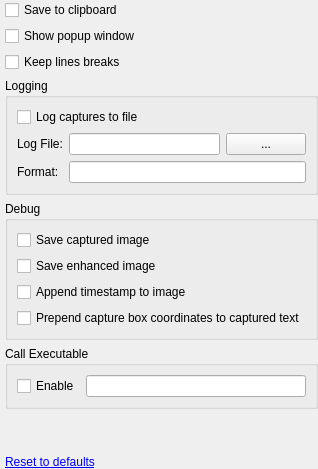
     <widget class="QWidget" name="tabOutput">
      <layout class="QGridLayout" name="gridLayout_13">
       <property name="leftMargin">
        <number>5</number>
       </property>
       <property name="topMargin">
        <number>0</number>
       </property>
       <property name="rightMargin">
        <number>0</number>
       </property>
       <property name="bottomMargin">
        <number>0</number>
       </property>
       <property name="horizontalSpacing">
        <number>0</number>
       </property>
       <item row="0" column="0">
        <widget class="QCheckBox" name="checkBoxOutputClipboard">
         <property name="toolTip">
          <string>&lt;html&gt;&lt;head/&gt;&lt;body&gt;&lt;p&gt;Copy the text that has been OCR'd to the clipboard.&lt;/p&gt;&lt;/body&gt;&lt;/html&gt;</string>
         </property>
         <property name="text">
          <string>Save to clipboard</string>
         </property>
        </widget>
       </item>
       <item row="2" column="0">
        <widget class="QCheckBox" name="checkBoxOutputKeepLineBreaks">
         <property name="toolTip">
          <string>&lt;html&gt;&lt;head/&gt;&lt;body&gt;&lt;p&gt;Check this option if you don't want carriage returns and line feeds to be stripped from the captured text.&lt;/p&gt;&lt;/body&gt;&lt;/html&gt;</string>
         </property>
         <property name="text">
          <string>Keep lines breaks</string>
         </property>
        </widget>
       </item>
       <item row="1" column="0">
        <widget class="QCheckBox" name="checkBoxOutputShowPopup">
         <property name="toolTip">
          <string>Popup a window that shows the OCR'd text.</string>
         </property>
         <property name="text">
          <string>Show popup window</string>
         </property>
        </widget>
       </item>
       <item row="7" column="0">
        <widget class="QLabel" name="labelOutputReset">
         <property name="text">
          <string>&lt;a href=&quot;none&quot;&gt;Reset to defaults&lt;/a&gt;</string>
         </property>
        </widget>
       </item>
       <item row="3" column="0">
        <widget class="QGroupBox" name="groupBoxLogging">
         <property name="title">
          <string>Logging</string>
         </property>
         <layout class="QGridLayout" name="gridLayout_8">
          <item row="0" column="0" colspan="2">
           <widget class="QCheckBox" name="checkBoxOutputLoggingEnable">
            <property name="toolTip">
             <string>Log all OCR captures to the provided file.</string>
            </property>
            <property name="text">
             <string>Log captures to file</string>
            </property>
           </widget>
          </item>
          <item row="1" column="0">
           <widget class="QLabel" name="label_2">
            <property name="toolTip">
             <string>File to use for logging OCR captures.</string>
            </property>
            <property name="text">
             <string>Log File:</string>
            </property>
           </widget>
          </item>
          <item row="1" column="1">
           <widget class="QLineEdit" name="lineEditOutputLoggingFile"/>
          </item>
          <item row="1" column="2">
           <widget class="QPushButton" name="pushButtonOutputLoggingFile">
            <property name="text">
             <string>...</string>
            </property>
           </widget>
          </item>
          <item row="2" column="0">
           <widget class="QLabel" name="label_3">
            <property name="toolTip">
             <string>&lt;html&gt;&lt;head/&gt;&lt;body&gt;
Format to use when adding lines to the log file.
&lt;br/&gt;&lt;br/&gt;
You may include the following tokens:&lt;br/&gt;
${capture}&lt;br/&gt;
${linebreak}&lt;br/&gt;
${tab}&lt;br/&gt;
${timestamp}&lt;br/&gt;
${translation}
&lt;br/&gt;&lt;br/&gt;
Example showing timestamp followed by a tab followed by the captured OCR text followed by a linebreak:&lt;br/&gt;
${timestamp}${tab}${capture}${linebreak}
&lt;br/&gt;&lt;br/&gt;
Example showing how to separate lines with dashes:&lt;br/&gt;
${capture}${linebreak}-----------${linebreak}
&lt;/body&gt;&lt;/html&gt;</string>
            </property>
            <property name="text">
             <string>Format:</string>
            </property>
           </widget>
          </item>
          <item row="2" column="1" colspan="2">
           <widget class="QLineEdit" name="lineEditOutputLoggingFormat"/>
          </item>
         </layout>
        </widget>
       </item>
       <item row="4" column="0">
        <widget class="QGroupBox" name="groupBoxOutputDebug">
         <property name="sizePolicy">
          <sizepolicy hsizetype="Preferred" vsizetype="Preferred">
           <horstretch>0</horstretch>
           <verstretch>0</verstretch>
          </sizepolicy>
         </property>
         <property name="title">
          <string>Debug</string>
         </property>
         <layout class="QFormLayout" name="formLayout">
          <item row="0" column="0">
           <widget class="QCheckBox" name="checkBoxDebugSaveCapturedImage">
            <property name="toolTip">
             <string>&lt;html&gt;&lt;head/&gt;&lt;body&gt;&lt;p&gt;Save original captured image before it is enhanced.&lt;/p&gt;&lt;p&gt;A file named &amp;quot;debug_capture.png&amp;quot; will be placed in the same directory as the executable.&lt;/p&gt;&lt;/body&gt;&lt;/html&gt;</string>
            </property>
            <property name="text">
             <string>Save captured image</string>
            </property>
           </widget>
          </item>
          <item row="2" column="0">
           <widget class="QCheckBox" name="checkBoxDebugSaveEnhancedImage">
            <property name="toolTip">
             <string>&lt;html&gt;&lt;head/&gt;&lt;body&gt;&lt;p&gt;Save enhanced image that is sent to the OCR engine.&lt;/p&gt;&lt;p&gt;A file named &amp;quot;debug_enhanced.png&amp;quot; will be placed in the same directory as the executable.&lt;/p&gt;&lt;/body&gt;&lt;/html&gt;</string>
            </property>
            <property name="text">
             <string>Save enhanced image</string>
            </property>
           </widget>
          </item>
          <item row="4" column="0">
           <widget class="QCheckBox" name="checkBoxDebugPrependCoords">
            <property name="toolTip">
             <string>&lt;html&gt;&lt;head/&gt;&lt;body&gt;&lt;p&gt;Add the capture box coordinates to the beginning of the captured text.&lt;/p&gt;&lt;p&gt;These coordinates may be used with the &amp;quot;--screen-rect&amp;quot; command line option.&lt;/p&gt;&lt;p&gt;Format: (x1 y1 x2 y2) &amp;lt;captured text&amp;gt;&lt;/p&gt;&lt;/body&gt;&lt;/html&gt;</string>
            </property>
            <property name="text">
             <string>Prepend capture box coordinates to captured text</string>
            </property>
           </widget>
          </item>
          <item row="3" column="0">
           <widget class="QCheckBox" name="checkBoxDebugAppendTimestampToImage">
            <property name="toolTip">
             <string>Append a timestamp to the debug images.</string>
            </property>
            <property name="text">
             <string>Append timestamp to image</string>
            </property>
           </widget>
          </item>
         </layout>
        </widget>
       </item>
       <item row="5" column="0">
        <widget class="QGroupBox" name="groupBoxOutputCallExeEnable">
         <property name="title">
          <string>Call Executable</string>
         </property>
         <layout class="QGridLayout" name="gridLayout_15">
          <item row="0" column="0">
           <widget class="QCheckBox" name="checkBoxOutputCallExeEnable">
            <property name="toolTip">
             <string>&lt;html&gt;&lt;head/&gt;&lt;body&gt;
Enable/disable call to the provided executable.
&lt;br/&gt;&lt;br/&gt;
You may include the following tokens:&lt;br/&gt;
${capture}&lt;br/&gt;
${timestamp}&lt;br/&gt;
${translation}
&lt;br/&gt;&lt;br/&gt;
Example calling a Python script:&lt;br/&gt;
python.exe &quot;C:\Scripts\test.py&quot; &quot;${capture}&quot; &quot;${translation}&quot;
&lt;/body&gt;&lt;/html&gt;</string>
            </property>
            <property name="text">
             <string>Enable</string>
            </property>
           </widget>
          </item>
          <item row="0" column="1">
           <widget class="QLineEdit" name="lineEditOutputCallExe"/>
          </item>
         </layout>
        </widget>
       </item>
       <item row="6" column="0">
        <spacer name="verticalSpacer_4">
         <property name="orientation">
          <enum>Qt::Vertical</enum>
         </property>
         <property name="sizeHint" stdset="0">
          <size>
           <width>20</width>
           <height>40</height>
          </size>
         </property>
        </spacer>
       </item>
      </layout>
     </widget>
